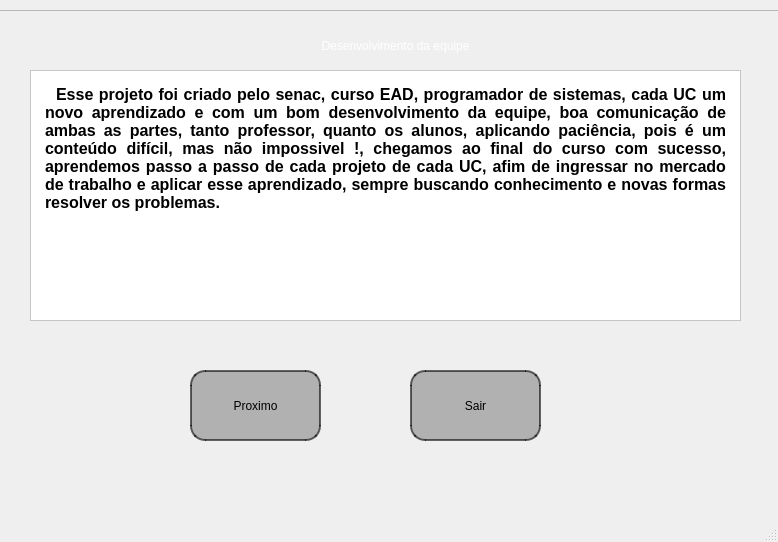
<?xml version="1.0" encoding="UTF-8"?>
<ui version="4.0">
 <class>MainWindow</class>
 <widget class="QMainWindow" name="MainWindow">
  <property name="geometry">
   <rect>
    <x>0</x>
    <y>0</y>
    <width>778</width>
    <height>542</height>
   </rect>
  </property>
  <property name="windowTitle">
   <string>MainWindow</string>
  </property>
  <widget class="QWidget" name="centralwidget">
   <widget class="QFrame" name="frame">
    <property name="geometry">
     <rect>
      <x>-10</x>
      <y>10</y>
      <width>861</width>
      <height>551</height>
     </rect>
    </property>
    <property name="frameShape">
     <enum>QFrame::StyledPanel</enum>
    </property>
    <property name="frameShadow">
     <enum>QFrame::Raised</enum>
    </property>
    <widget class="QPushButton" name="pushButton_3">
     <property name="geometry">
      <rect>
       <x>420</x>
       <y>360</y>
       <width>131</width>
       <height>71</height>
      </rect>
     </property>
     <property name="styleSheet">
      <string notr="true">QPushButton{
	font: 14pt &quot;MS Shell Dlg 2&quot;;
	background-color: rgb(177, 177, 177);
border-style: outset;
border-radius: 15px;
border-width: 2px;
border-color:rgb(0, 0, 0,150)
}

QPushButton:hover{
background-color: rgb(255, 255, 255);
color: rgb(53, 53, 53);

}
</string>
     </property>
     <property name="text">
      <string>Sair</string>
     </property>
    </widget>
    <widget class="QTextEdit" name="textEdit">
     <property name="geometry">
      <rect>
       <x>40</x>
       <y>60</y>
       <width>711</width>
       <height>251</height>
      </rect>
     </property>
     <property name="font">
      <font>
       <family>Arial</family>
       <pointsize>10</pointsize>
      </font>
     </property>
     <property name="styleSheet">
      <string notr="true">padding: 10px;
background-color: rgb(255, 255, 255);</string>
     </property>
     <property name="html">
      <string>&lt;!DOCTYPE HTML PUBLIC &quot;-//W3C//DTD HTML 4.0//EN&quot; &quot;http://www.w3.org/TR/REC-html40/strict.dtd&quot;&gt;
&lt;html&gt;&lt;head&gt;&lt;meta name=&quot;qrichtext&quot; content=&quot;1&quot; /&gt;&lt;style type=&quot;text/css&quot;&gt;
p, li { white-space: pre-wrap; }
&lt;/style&gt;&lt;/head&gt;&lt;body style=&quot; font-family:'Arial'; font-size:10pt; font-weight:400; font-style:normal;&quot;&gt;
&lt;p align=&quot;justify&quot; style=&quot; margin-top:0px; margin-bottom:0px; margin-left:0px; margin-right:0px; -qt-block-indent:0; text-indent:0px;&quot;&gt;&lt;span style=&quot; font-family:'MS Shell Dlg 2'; font-size:12pt; font-weight:600;&quot;&gt;  Esse projeto foi criado pelo senac, curso EAD, programador de sistemas, cada UC um novo aprendizado e com um bom desenvolvimento da equipe, boa comunicação de ambas as partes, tanto professor, quanto os alunos, aplicando paciência, pois é um conteúdo difícil, mas não impossivel !, chegamos ao final do curso com sucesso, aprendemos passo a passo de cada projeto de cada UC, afim de ingressar no mercado de trabalho e aplicar esse aprendizado, sempre buscando conhecimento e novas formas resolver os problemas.&lt;/span&gt;&lt;/p&gt;&lt;/body&gt;&lt;/html&gt;</string>
     </property>
    </widget>
    <widget class="QPushButton" name="pushButton">
     <property name="geometry">
      <rect>
       <x>200</x>
       <y>360</y>
       <width>131</width>
       <height>71</height>
      </rect>
     </property>
     <property name="styleSheet">
      <string notr="true">QPushButton{
	font: 14pt &quot;MS Shell Dlg 2&quot;;
	background-color: rgb(177, 177, 177);
border-style: outset;
border-radius: 15px;
border-width: 2px;
border-color:rgb(0, 0, 0,150)
}

QPushButton:hover{
background-color: rgb(255, 255, 255);
color: rgb(53, 53, 53);

}
</string>
     </property>
     <property name="text">
      <string>Proximo</string>
     </property>
    </widget>
    <widget class="QLabel" name="label">
     <property name="geometry">
      <rect>
       <x>140</x>
       <y>10</y>
       <width>531</width>
       <height>51</height>
      </rect>
     </property>
     <property name="styleSheet">
      <string notr="true">font: 18pt &quot;MS Shell Dlg 2&quot;;
color: rgb(255, 255, 255);</string>
     </property>
     <property name="text">
      <string>Desenvolvimento da equipe</string>
     </property>
     <property name="alignment">
      <set>Qt::AlignCenter</set>
     </property>
    </widget>
    <widget class="QLabel" name="label_2">
     <property name="geometry">
      <rect>
       <x>0</x>
       <y>-10</y>
       <width>861</width>
       <height>501</height>
      </rect>
     </property>
     <property name="font">
      <font>
       <pointsize>7</pointsize>
      </font>
     </property>
     <property name="text">
      <string/>
     </property>
     <property name="pixmap">
      <pixmap>SENAC - Educar para Trabalhar PLANO DE FUNDO Teams 1920x1080.png</pixmap>
     </property>
    </widget>
    <zorder>label_2</zorder>
    <zorder>pushButton_3</zorder>
    <zorder>textEdit</zorder>
    <zorder>pushButton</zorder>
    <zorder>label</zorder>
   </widget>
  </widget>
  <widget class="QMenuBar" name="menubar">
   <property name="geometry">
    <rect>
     <x>0</x>
     <y>0</y>
     <width>778</width>
     <height>21</height>
    </rect>
   </property>
  </widget>
  <widget class="QStatusBar" name="statusbar"/>
 </widget>
 <resources/>
 <connections/>
</ui>
